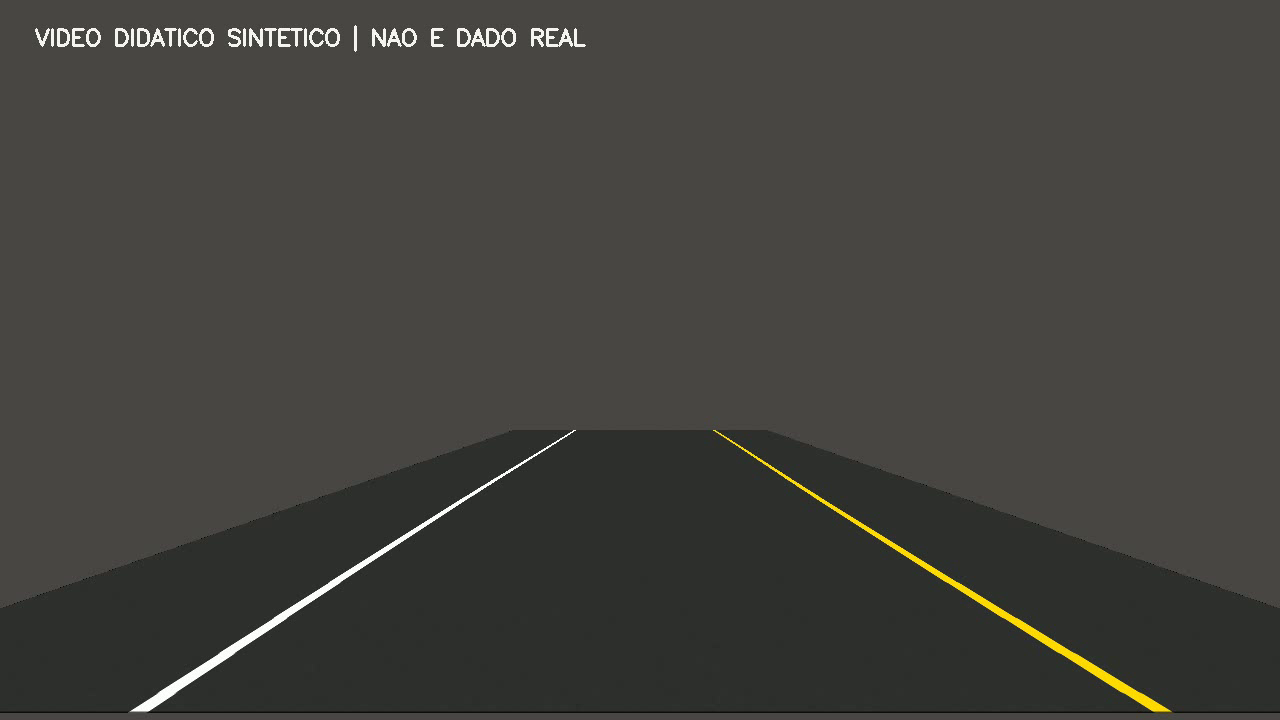
#> input picture frame 12 of dados/estrada_120_frames.mp4, 1280 x 720 px
$ python ex3a_faixas.py   (older library calls are emulated)
#> lines starting #> are read from the running program, lines starting #| are printed output that depends on the picture; after the words box and inside, x2 and y2 are one past the last pixel; in counts of white or black regions, pixels touching at a corner belong together
from pathlib import Path
import argparse
import os
import cv2
import numpy as np

RAIZ = Path(__file__).resolve().parent
SAIDA = RAIZ / "saida"
SAIDA.mkdir(exist_ok=True)
N_FRAMES = 50
LARGURA, ALTURA = 1280, 720

# 1) BEV: 4 pontos escolhidos manualmente (sup. esq., sup. dir., inf. dir., inf. esq.)
SRC = np.float32([[570, 430], [710, 430], [1150, 710], [130, 710]])   # trapézio da pista
DST = np.float32([[290, 0], [990, 0], [990, 719], [290, 719]])        # retângulo na BEV
M = cv2.getPerspectiveTransform(SRC, DST)
M_INV = cv2.getPerspectiveTransform(DST, SRC)                         # volta para a câmera


def mascara_hls_sobel(bev):
    """2) Segmentação na BEV: canal S do HLS combinado com Sobel X."""
    hls = cv2.cvtColor(bev, cv2.COLOR_BGR2HLS)
    l, s = hls[:, :, 1], hls[:, :, 2]
    cinza = cv2.cvtColor(bev, cv2.COLOR_BGR2GRAY)
    gx = np.abs(cv2.Sobel(cinza, cv2.CV_64F, 1, 0, ksize=3))   # bordas verticais (faixas)
    sobel = np.uint8(255 * gx / (gx.max() + 1e-9))
    amarelo = (s >= 90) & (l >= 75)          # S alto: faixa amarela
    branco = (l >= 165) & (s < 95)           # L alto: faixa branca
    mascara = np.uint8((amarelo | branco | (sobel >= 23)) * 255)
    return cv2.morphologyEx(mascara, cv2.MORPH_CLOSE, np.ones((5, 5), np.uint8))


def canny_hough(mascara):
    """3) Canny + HoughLinesP sobre a máscara."""
    bordas = cv2.Canny(mascara, 60, 150)
    linhas = cv2.HoughLinesP(bordas, 1, np.pi / 180, 35, minLineLength=35, maxLineGap=70)
    vista = cv2.cvtColor(mascara, cv2.COLOR_GRAY2BGR)
    if linhas is not None:
        for x1, y1, x2, y2 in linhas.reshape(-1, 4):
            cv2.line(vista, (x1, y1), (x2, y2), (0, 120, 255), 2)
    return linhas, vista


def sobrepor(frame, linhas):
    """4) Desenha as faixas na BEV e aplica a transformação inversa."""
    camada = np.zeros_like(frame)
    if linhas is not None:
        for x1, y1, x2, y2 in linhas.reshape(-1, 4):
            meio = (x1 + x2) / 2
            # mantém segmentos quase verticais e fora do centro da pista
            if abs(x2 - x1) <= 120 and (meio < 510 or meio > 770):
                cv2.line(camada, (x1, y1), (x2, y2), (0, 230, 0), 7)
    camada = cv2.warpPerspective(camada, M_INV, (LARGURA, ALTURA))
    return cv2.addWeighted(frame, 1, camada, 0.9, 0)


def painel(imagens, titulos):
    """Etapas lado a lado."""
    blocos = []
    for img, t in zip(imagens, titulos):
        if img.ndim == 2:
            img = cv2.cvtColor(img, cv2.COLOR_GRAY2BGR)
        img = cv2.resize(img, (480, 270))
        cv2.putText(img, t, (10, 28), cv2.FONT_HERSHEY_SIMPLEX, 0.8, (255, 255, 255), 2)
        blocos.append(img)
    return np.hstack(blocos)


def salvar(nome, img):
    # imencode + tofile: funciona no Windows com acentos no caminho.
    cv2.imencode(".png", img)[1].tofile(str(SAIDA / nome))


if __name__ == "__main__":
    ap = argparse.ArgumentParser()
    ap.add_argument("--video", default=str(RAIZ.parent / "dados" / "estrada_120_frames.mp4"))
    video = Path(ap.parse_args().video).resolve()
    # Abre pelo nome relativo para evitar falha do VideoCapture com acentos no Windows.
    os.chdir(video.parent)
    cap = cv2.VideoCapture(video.name)
    if not cap.isOpened():
        raise FileNotFoundError(video)

    for i in range(N_FRAMES):
        ok, frame = cap.read()
        if not ok:
            raise RuntimeError(f"Vídeo acabou no frame {i}; são necessários {N_FRAMES}.")
        frame = cv2.resize(frame, (LARGURA, ALTURA))
        bev = cv2.warpPerspective(frame, M, (LARGURA, ALTURA))
        mascara = mascara_hls_sobel(bev)
        linhas, vista_hough = canny_hough(mascara)
        final = sobrepor(frame, linhas)
        p = painel([bev, mascara, vista_hough], ["BEV", "HLS S + Sobel X", "Canny + Hough"])
        print(f"Frame {i + 1:02d}/{N_FRAMES} | segmentos Hough: {0 if linhas is None else len(linhas)}")
        if i in (0, N_FRAMES - 1):
            salvar(f"painel_frame_{i:02d}.png", p)
            salvar(f"final_frame_{i:02d}.png", final)
        cv2.imshow("Etapas", p)
        cv2.imshow("Faixas sobrepostas", final)
        if cv2.waitKey(30) & 0xFF == 27:   # ESC encerra
            break
#> this loop made 1 pass; (key Esc is pressed on pass 1)
#| Frame 01/50 | segmentos Hough: 28
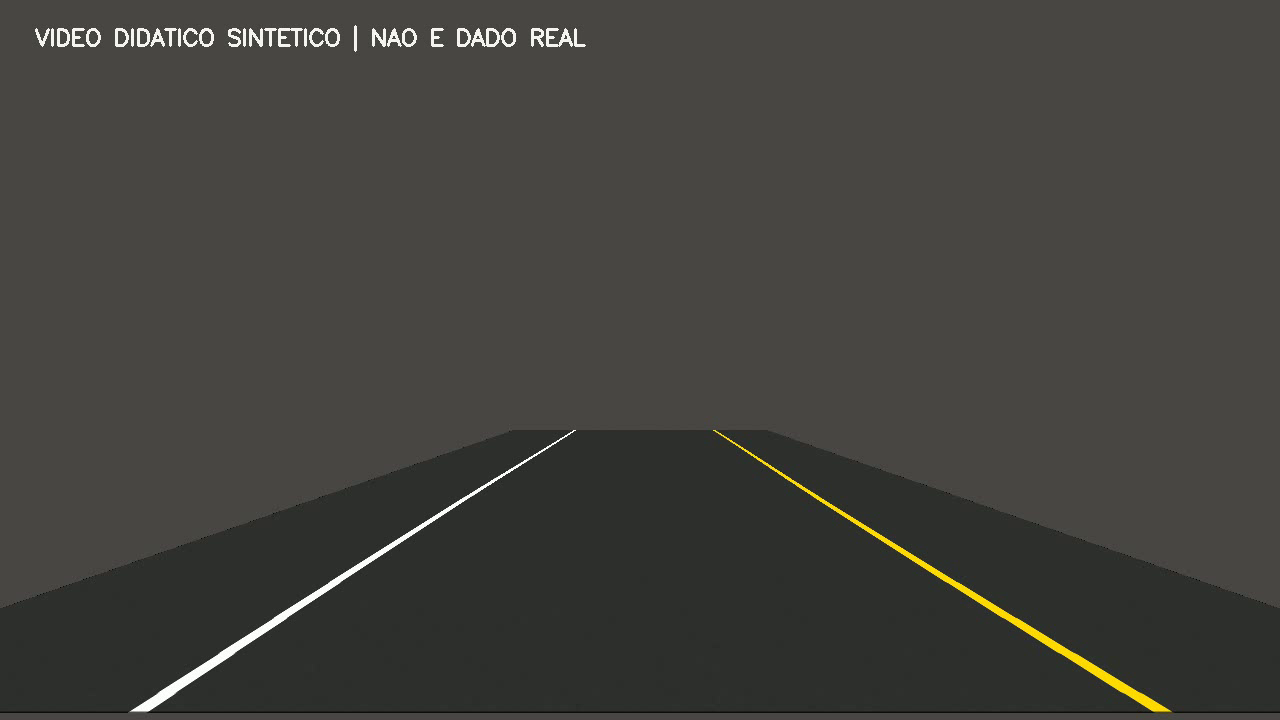
#> input picture frame 12 of dados/estrada_120_frames.mp4, 1280 x 720 px
#> pass 1, `bev = cv2.warpPerspective(frame, M, (LARGURA, ALTURA))`:
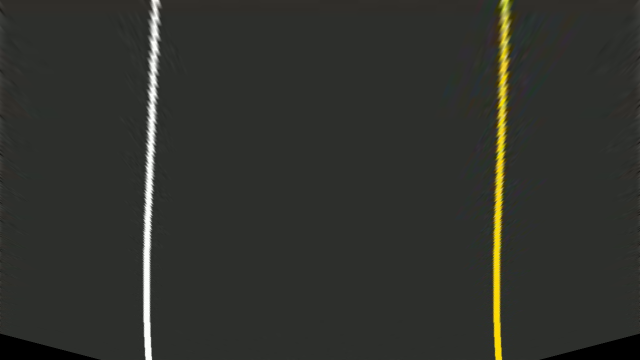
#> bev: shape (720, 1280, 3) (shown at 1/2 size); mean B, G, R 45.3, 50.3, 48.9
#> pass 1, in mascara_hls_sobel, `l, s = hls[:, :, 1], hls[:, :, 2]`:
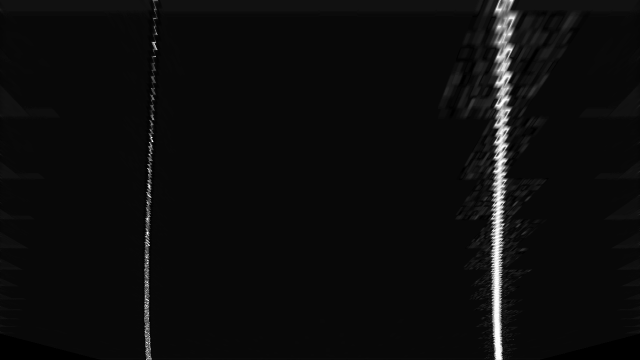
#> s: shape (720, 1280) (shown at 1/2 size); min 0, max 255, mean 12.7
#> frame is the input picture: shape (720, 1280, 3); mean B, G, R 60.8, 65.2, 66.1
#> after the loop:
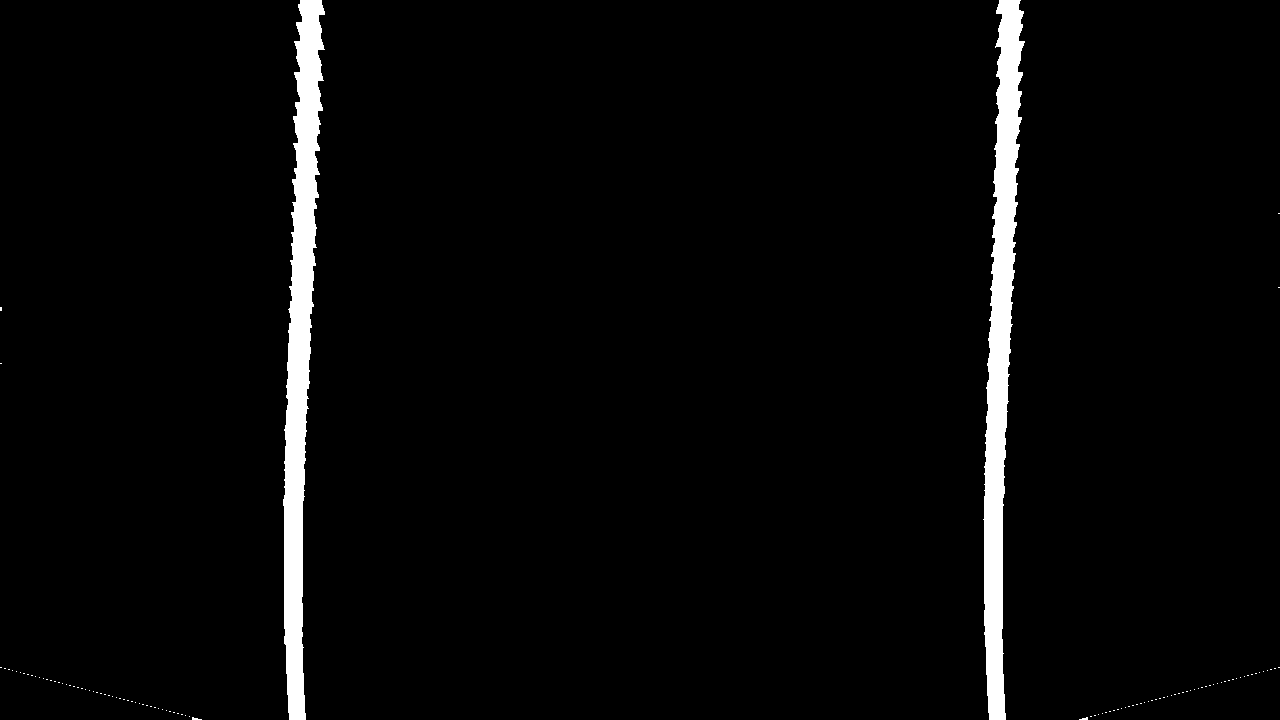
#> mascara: shape (720, 1280); 3.2% white; 108 white regions (106 under 20 px), largest, box (x1, y1, x2, y2) and area: (283, 0, 325, 720) 15045, (983, 0, 1025, 720) 14650
    cap.release()
    cv2.destroyAllWindows()
    print(f"{i + 1} frames contínuos processados. Imagens em: {SAIDA}")

$ run again, starting later in the video
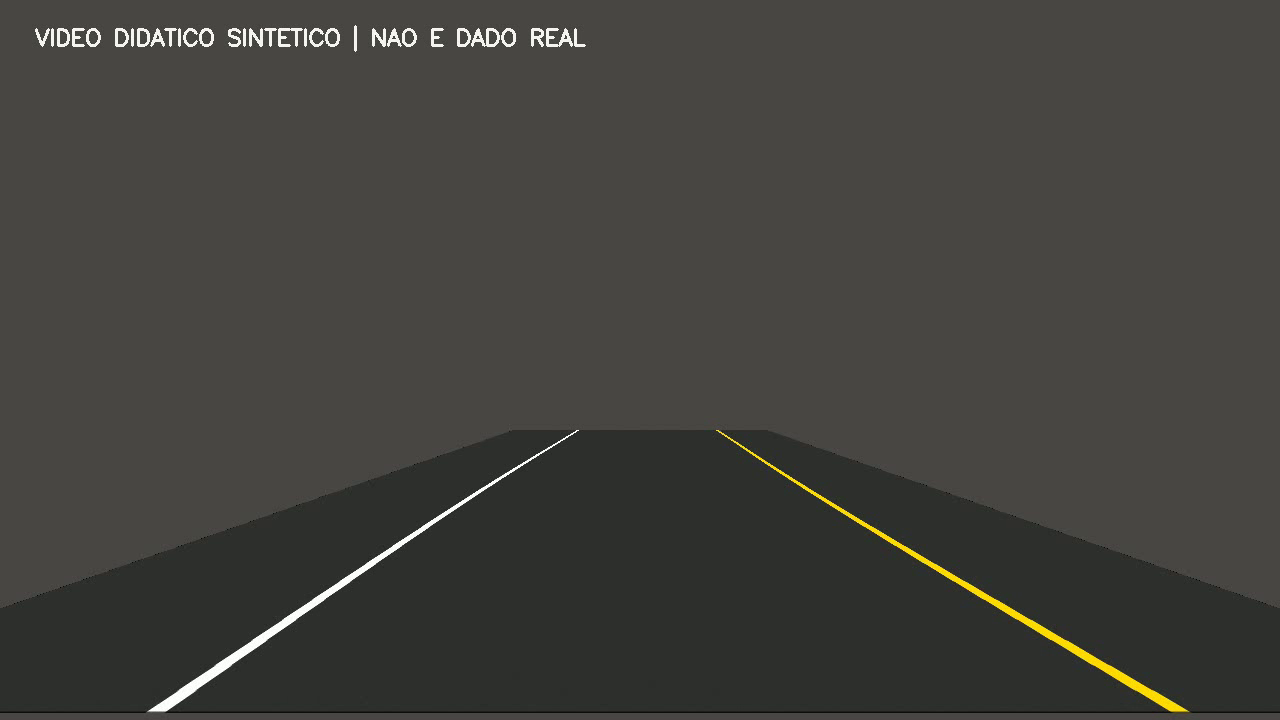
#> input picture frame 54 of dados/estrada_120_frames.mp4, 1280 x 720 px
#> the loop `for i in range(N_FRAMES):` made 1 pass; (key Esc is pressed on pass 1)
#| Frame 01/50 | segmentos Hough: 30
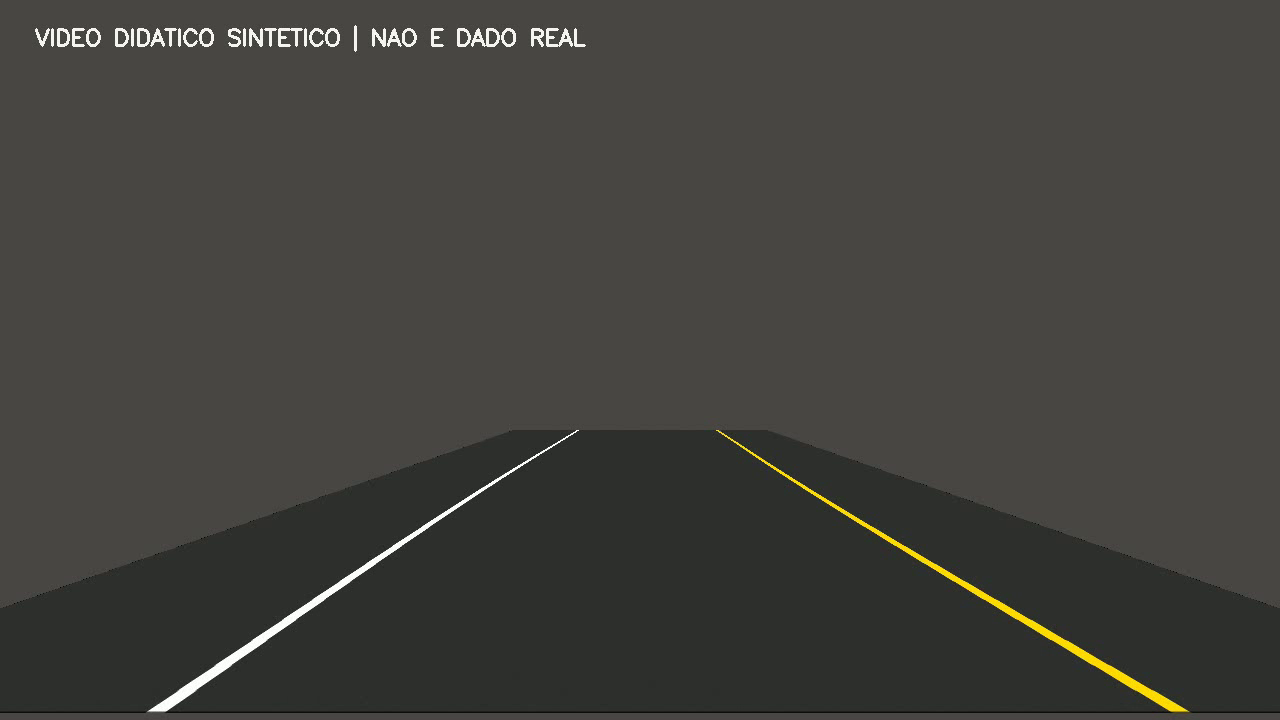
#> input picture frame 54 of dados/estrada_120_frames.mp4, 1280 x 720 px
#> pass 1, `bev = cv2.warpPerspective(frame, M, (LARGURA, ALTURA))`:
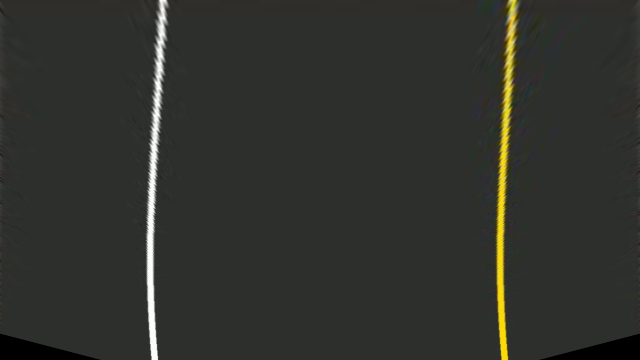
#> bev: shape (720, 1280, 3) (shown at 1/2 size); mean B, G, R 45.3, 50.3, 48.9
#> frame is the input picture: shape (720, 1280, 3); mean B, G, R 60.8, 65.2, 66.1
#> after the loop `for i in range(N_FRAMES):`:
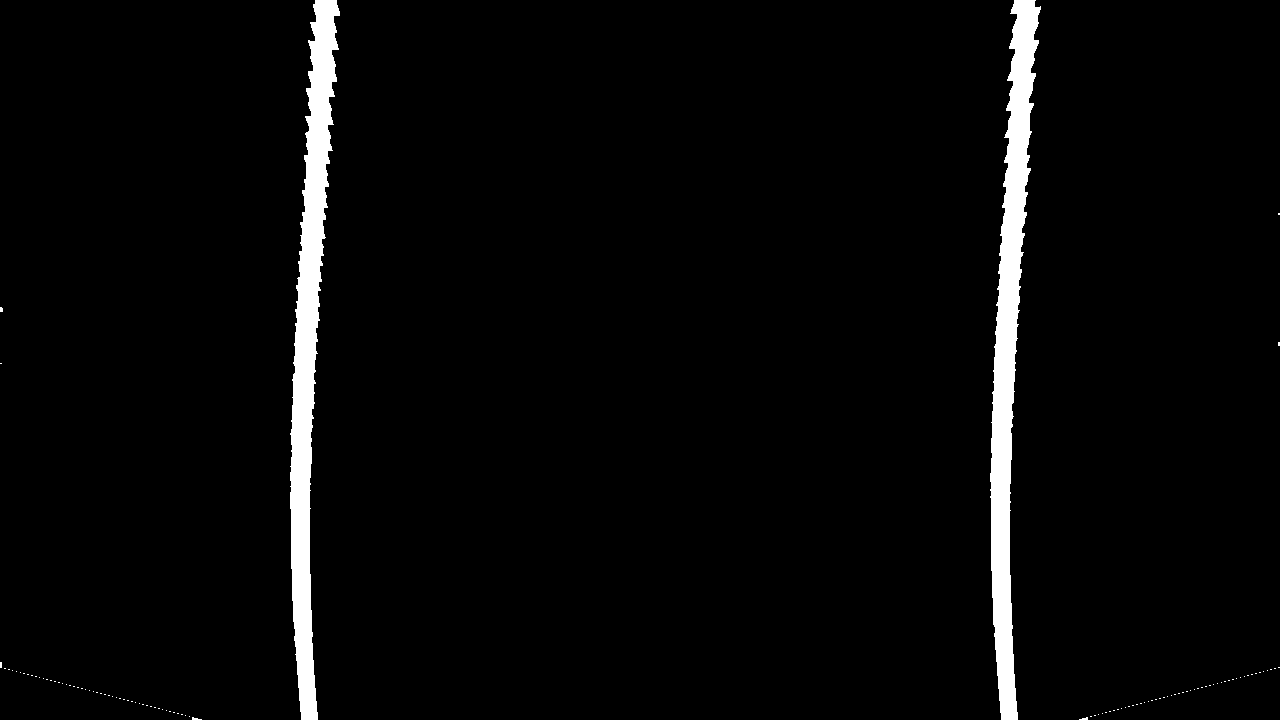
#> mascara: shape (720, 1280); 3.3% white; 108 white regions (106 under 20 px), largest, box (x1, y1, x2, y2) and area: (290, 0, 340, 720) 15090, (990, 0, 1041, 720) 14854
